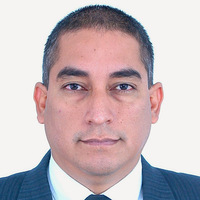
#> input picture FaceDetección/input_imagenes/Eduardo Recalde.jpg, 200 x 200 px, found by its file name; its folder holds only this picture in this run
$ python extracting_face.py
#> lines starting #> are read from the running program, lines starting #| are printed output that depends on the picture
import cv2
import os
#imagesPath = "C:/Users/Desktop/faceRecognition2/images/input_images"
imagesPath = "C:/Users/gmbln/Desktop/ESP32-CAM-wireless-computer-vision-objects-detection-main/FaceDetección/input_imagenes"
if not os.path.exists("faces"):
     os.makedirs("faces")
     print("Nueva carpeta: faces")
# Detector facial
faceClassif = cv2.CascadeClassifier(cv2.data.haarcascades + "haarcascade_frontalface_default.xml")
count = 0
for imageName in os.listdir(imagesPath):
     print(imageName)
     image = cv2.imread(imagesPath + "/" + imageName)
#> image is the input picture: shape (200, 200, 3); mean B, G, R 187.8, 184, 197.8
     faces = faceClassif.detectMultiScale(image, 1.1, 5)
#> faces = [[30, 34, 138, 138]]
     for (x, y, w, h) in faces:
          #cv2.rectangle(image, (x, y), (x + w, y + h), (0, 255, 0), 2)
          face = image[y:y + h, x:x + w]
          face = cv2.resize(face, (150, 150))
          cv2.imwrite("faces/" + str(count) + ".jpg", face)
          count += 1
#> this loop made 1 pass
#> (x, y, w, h, count) on pass 1: (30, 34, 138, 138, 1)
#> pass 1, `face = image[y:y + h, x:x + w]`:
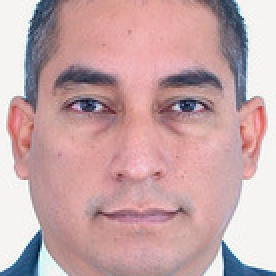
#> face: shape (138, 138, 3) (shown 2 times larger); mean B, G, R 168.2, 166.2, 199.5
#> pass 1, `face = cv2.resize(face, (150, 150))`:
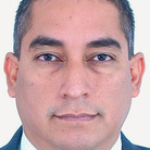
#> face: shape (150, 150, 3); mean B, G, R 168.1, 166.1, 199.4
#> after the loop, count = 1
          # [5 lines of commented-out code are left out]

$ run again, on FaceDetección/input_imagenes/Yandri Uchuari.jpg
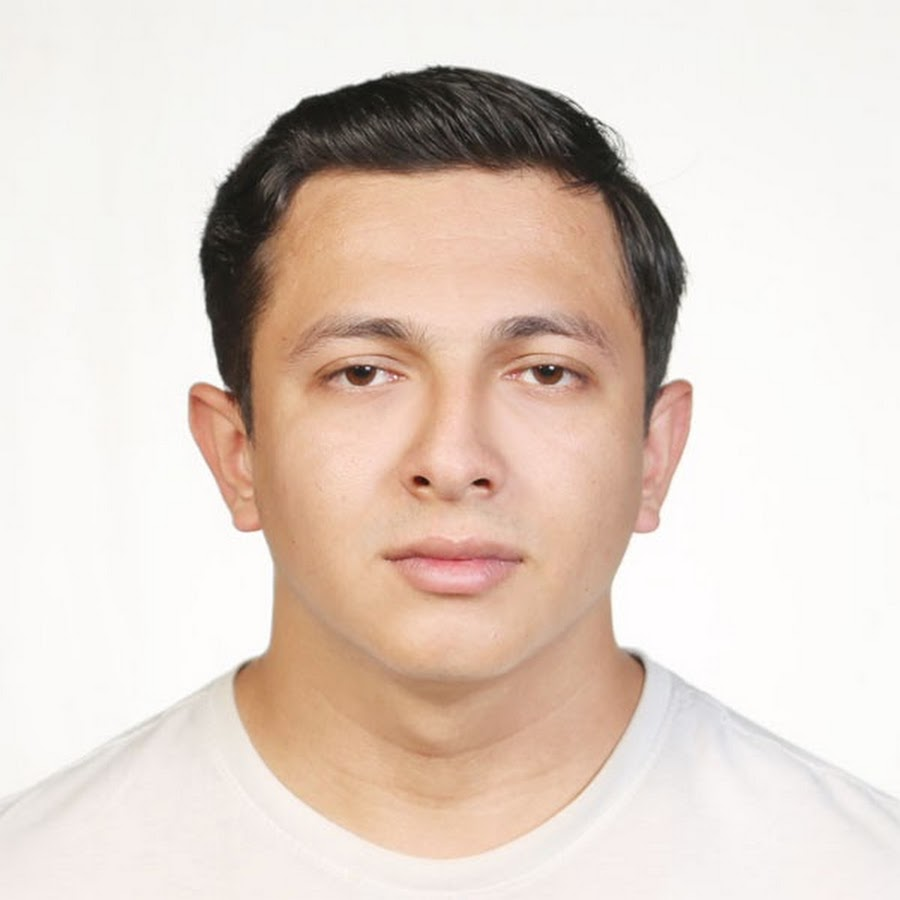
#> input picture FaceDetección/input_imagenes/Yandri Uchuari.jpg, 900 x 900 px, found by its file name
#> image is the input picture: shape (900, 900, 3); mean B, G, R 199.9, 210, 225.1
#> faces = [[226, 189, 465, 465]]
#> the loop `for (x, y, w, h) in faces:` made 1 pass
#> (x, y, w, h, count) on pass 1: (226, 189, 465, 465, 1)
#> pass 1, `face = image[y:y + h, x:x + w]`:
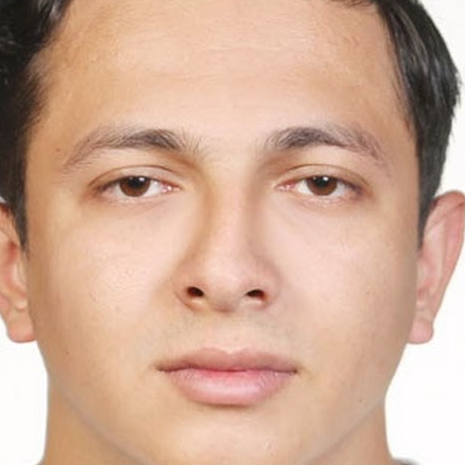
#> face: shape (465, 465, 3); mean B, G, R 149.4, 170.5, 207
#> after the loop `for (x, y, w, h) in faces:`: count = 1
